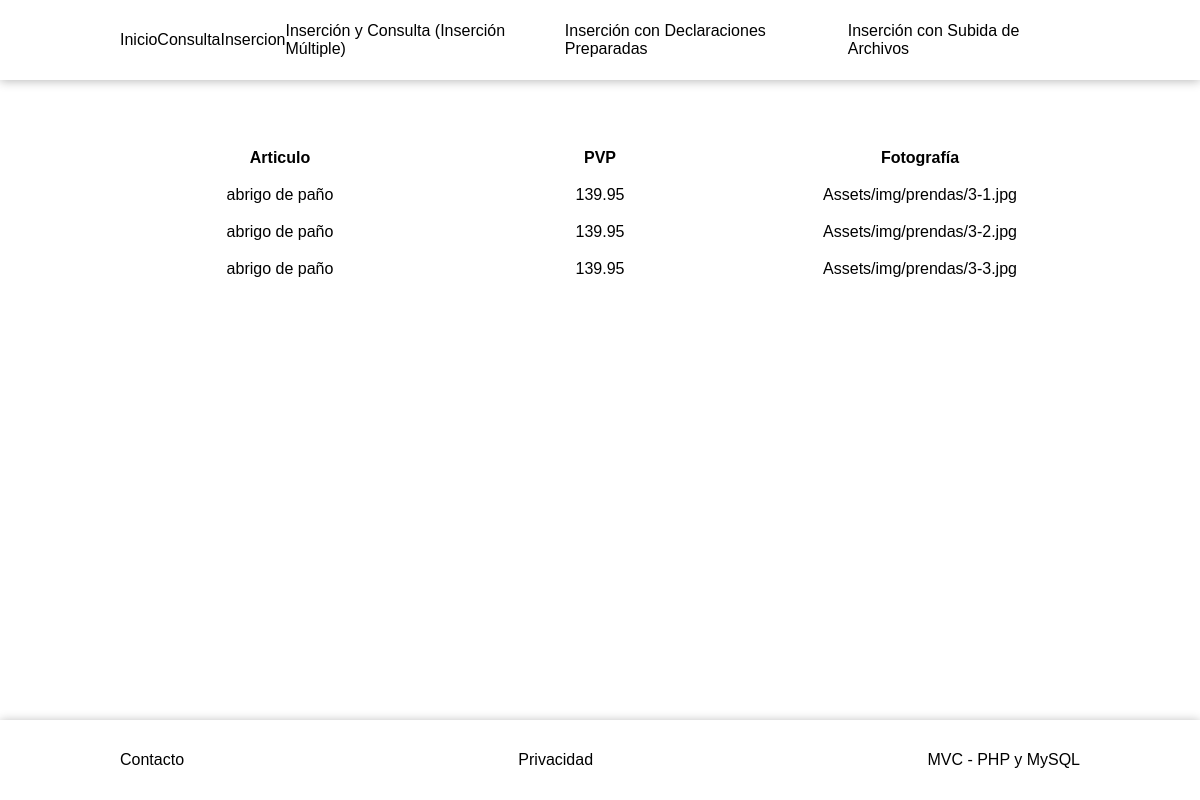
The app's page /detalle-prenda.php?ideArt=3 with its own data.
### tables this page shows
CREATE TABLE IF NOT EXISTS fotografias
(
    ide_for INT NOT NULL AUTO_INCREMENT PRIMARY KEY,
    rut_fot VARCHAR (200) DEFAULT NULL,
    ide_art INT NOT NULL
);

CREATE TABLE IF NOT EXISTS articulos
(
    ide_art INT NOT NULL AUTO_INCREMENT PRIMARY KEY,
    nom_art VARCHAR (100) DEFAULT NULL,
    des_art VARCHAR (200) DEFAULT NULL,
    gen_art VARCHAR (20) DEFAULT NULL,
    pvp_art DECIMAL(5,2)
);

### Db/Con1Db.php (called while the page is built)
<?php
class Connection
{
    public static function conn1()
    {
        $mysqli = new mysqli('localhost', 'root','', 'mvc_09_01_23');
        if($mysqli->connect_errno)
        {
            printf("Error en la conexion: %s\n", $mysqli->connect_errno);
        }
        else
        {
            $mysqli->set_charset("utf8");
            return $mysqli;
        }
    }
}
?>

### Models/Datos1Model.php (called while the page is built, shortened)
<?php
    class Datos
    {
        private $mysqli;
        private $data;
        public function __construct()
        {
            $this->mysqli=Connection::conn1();
            $this->data=array();
        }
        public function getData1($sql)
        {
            if (!$this->mysqli->query($sql))
            {
                echo "La operacion no se ha podido realizar.";
            }
            else
            {
                $result=$this->mysqli->query($sql);
                while($rows=$result->fetch_object())
                {
                    $this->data[]=$rows;
                }
            }
            return $this->data;
        }
    }
?>

### Controllers/Detalle1Controller.php (the view)
<?php
    if(file_exists("../Db/Con1Db.php"))
    {
        require_once "../Db/Con1Db.php";
        require_once "../Models/Datos1Model.php";
    }
    elseif(file_exists("Db/Con1Db.php"))
    {
        require_once "Db/Con1Db.php";
        require_once "Models/Datos1Model.php";
    }
    $oData = new Datos;
    $sql = "select * from articulos inner join fotografias on articulos.ide_art=fotografias.ide_art where articulos.ide_art=" . $_GET['ideArt'] . " order by nom_art, pvp_art asc";
    $data = $oData->getData1($sql);
    if(empty($data))
    {
        echo
        "
            <div class='bloque1 negrita'>
                No hay datos.
            </div>
        ";
    }
    else
    {
        echo
        "
        <div class='bloque0 negrita'>
            <div class='bloque1'>Articulo</div>
            <div class='bloque1'>PVP</div>
            <div class='bloque1'>Fotografía</div>
        </div>
        ";
        foreach ($data as $row)
        {
            echo
            "
            <div class='bloque0'>
                <div class='bloque1'>$row->nom_art</div>
                <div class='bloque1'>$row->pvp_art</div>
                <div class='bloque1'>$row->rut_fot</div>
            </div>
            ";
        }
    }
?>

### Assets/css/style.css (style rules this page uses)
html { overflow-y: scroll; }
body { margin: 0; padding: 0; font-family: Arial, Helvetica, sans-serif; font-size: 100%; }
* { box-sizing: border-box; border: none; }
.negrita { font-weight: bold; }
.bloque0 { display: flex; flex-direction: row; align-items: center; justify-content: center; width: 100%; padding: 1% 0; }
.bloque1 { display: flex; flex-direction: row; align-items: center; justify-content: center; width: 100%; }

### records on screen
fotografias: ide_art.nom_art "abrigo de paño", ide_art.pvp_art "139.95", rut_fot "Assets/img/prendas/3-1.jpg"
fotografias: ide_art.nom_art "abrigo de paño", ide_art.pvp_art "139.95", rut_fot "Assets/img/prendas/3-2.jpg"
fotografias: ide_art.nom_art "abrigo de paño", ide_art.pvp_art "139.95", rut_fot "Assets/img/prendas/3-3.jpg"
